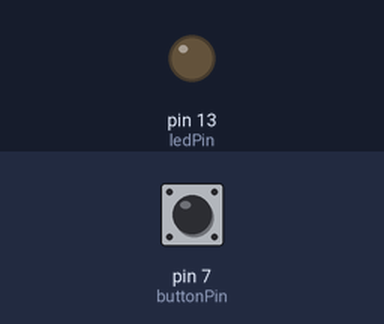
Bench run of a program on a simulated Arduino Uno, built with avr-gcc and run on an emulated ATmega328P. On the bench: output pins drawn as LEDs (lit = HIGH). The test bench sets the inputs (shaded band); at power-on: pin 7 (buttonPin) LOW.

Above: at 1.2 s.
1.3 s: pin 7 (buttonPin) pulled HIGH for 0.15 s
At 1.9 s:
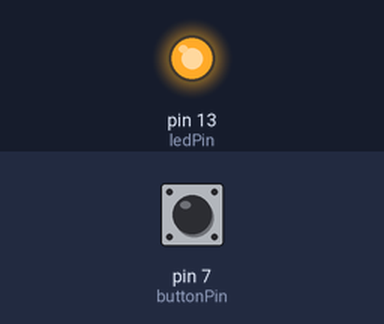
2.9 s: pin 7 (buttonPin) pulled HIGH for 1 s
At 4.4 s:
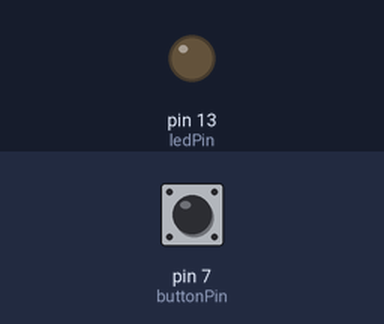
5.4 s: pin 7 (buttonPin) pulled HIGH for 3.2 s
At 9.2 s:
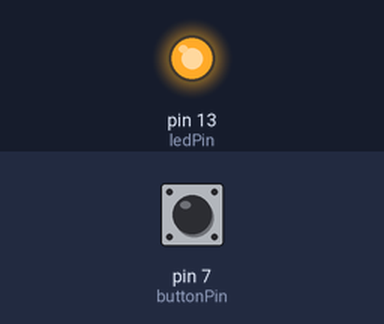
Timing chart, 0 to 10.7 s (numbered marks = the images above; inputs shaded):
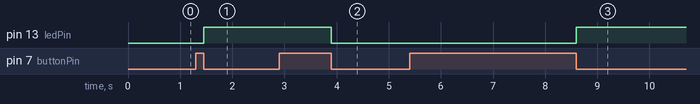

Measured:
- after the input at 1.3 s, pin 13 (ledPin): LOW → HIGH after 0.15 s
- after the input at 2.9 s, pin 13 (ledPin): HIGH → LOW after 1.0 s
- after the input at 5.4 s, pin 13 (ledPin): LOW → HIGH after 3.2 s

The program:

main.cpp
```cpp
#include "Button/Button.h"
#include "Led/Led.h"

#include <Arduino.h>

const int buttonPin = 7;
const int ledPin = 13;

byte lastButtonState = false;
byte ledState = LOW;

Button button;
Led led;

void setup()
{
  button.setPin(buttonPin);
  led.setPin(ledPin);
  button.setup();
  led.setup();
}

void loop()
{
  bool buttonState = button.readButton();
  if (buttonState != lastButtonState)
  {
    lastButtonState = buttonState;
    if (buttonState == false)
    {
      if (ledState == true)
      {
        ledState = false;
      } else
      {
        ledState = true;
      }
      led.switchLight(ledState);
    }
  }
}
```

Button.cpp
```cpp
#include "Button.h"

Button::Button() {}

void Button::setPin(int pin)
{
  buttonPin = pin;
}

void Button::setup()
{
  pinMode(buttonPin, INPUT);
}

bool Button::readButton()
{
    if (digitalRead(buttonPin) == HIGH)
    {
      return true;
    } else
    {
      return false;
    }
}
```

Button.h
```cpp
#ifndef BUTTON_H
#define BUTTON_H

#include <Arduino.h>

class Button
{
    private:
        int buttonPin;
    public:
        Button();
        void setPin(int pin);
        void setup();
        bool readButton();
};

#endif
```

Led.cpp
```cpp
#include "Led.h"

Led::Led() {}

void Led::setPin(int pin)
{
  ledPin = pin;
}

void Led::setup()
{
  pinMode(ledPin, OUTPUT);
}

void Led::switchLight(bool ledState)
{
    bool state = ledState;
    if (state == true)
    {
      digitalWrite(ledPin, HIGH);
    } else
    {
      digitalWrite(ledPin, LOW);
    }
}
```

Led.h
```cpp
#ifndef LED_H
#define LED_H

#include <Arduino.h>

class Led
{
    private:
        int ledPin;
    public:
        Led();
        void setPin(int pin);
        void setup();
        void switchLight(bool ledState);
};

#endif
```
